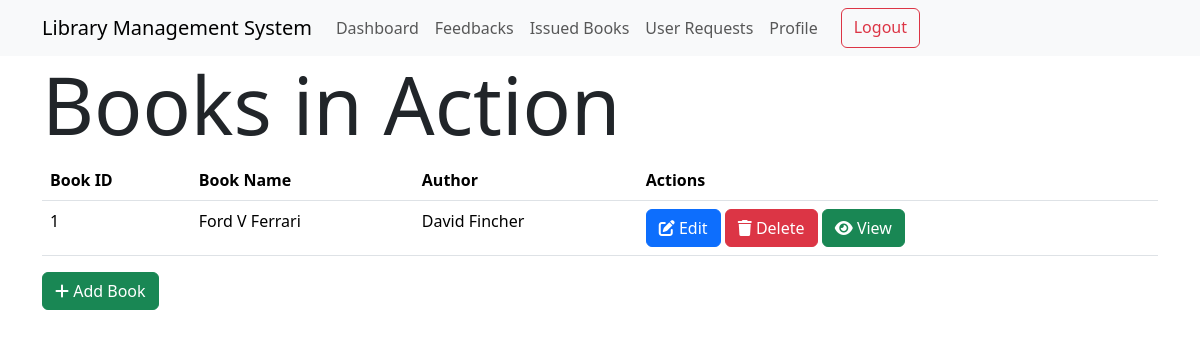
The app's page /section/1/ (signed in), older data.
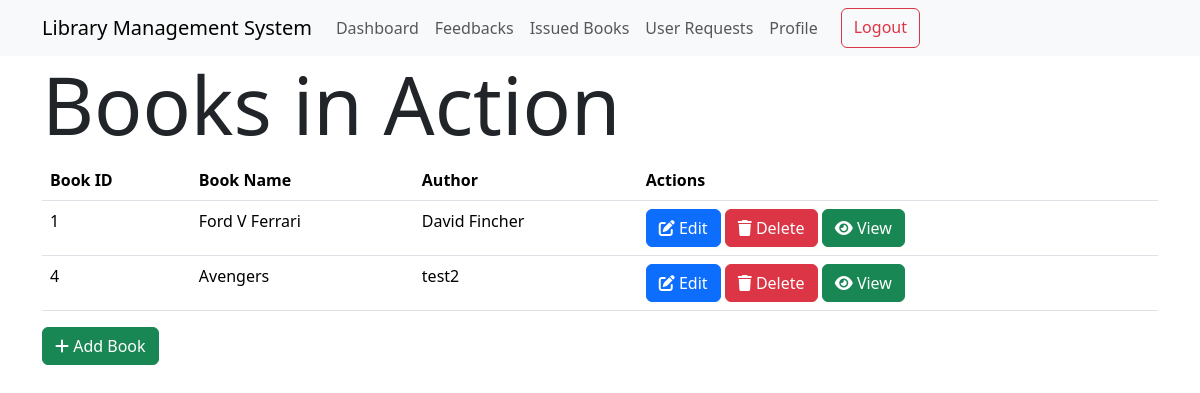
The same page, newer data.
### models.py (models this page shows)
class Books(db.Model):
    id = db.Column(db.Integer, primary_key=True)
    name = db.Column(db.String(64), nullable=False)
    content = db.Column(db.Text, nullable=False)
    author = db.Column(db.String(64), nullable=False)
    date_issued = db.Column(db.Date)  # null as it'll be filled during issuance
    return_date = db.Column(db.Date)  # null as it'll be filled during issuance
    section_id = db.Column(db.Integer, db.ForeignKey("section.id"), nullable=False)
    carts = db.relationship("Cart", backref="book", lazy=True)
    issued = db.relationship(
        "Issued", backref="books", lazy=True, cascade="all, delete-orphan"
    )

### routes.py (the view)
@app.route("/section/<int:id>/")
@admin_required
def show_section(id):
    section = Section.query.get(id)
    if not section:
        flash("Section does not exist")
        return redirect(url_for("admin"))
    return render_template("/section/show.html", section=section)

### routes.py (called while the page is built)
def admin_required(func):
    @wraps(func)
    def inner(*args, **kwargs):
        if "user_id" not in session:
            return redirect(url_for("login"))
        user = User.query.get(session["user_id"])
        if not user.is_admin:
            flash("You are not authorized to access this page")
            return redirect(url_for("index"))
        return func(*args, **kwargs)
    return inner

### templates/section/show.html (shortened to what this page needs)
{% extends 'layout.html' %}
{% block content %}
<h1 class="display-1">
    Books in {{section.name}}
</h1>
<table class="table">
    <thead>
        <tr>
            <th>Book ID</th>
            <th>Book Name</th>
            <th>Author</th>
            <th>Actions</th>
        </tr>
    </thead>
    <tbody>
        {% for book in section.books %}
        <tr>
            <td>{{book.id}}</td>
            <td>{{book.name}}</td>
            <td>{{book.author}}</td>
            <td>
                <a href="{{url_for('edit_book', id=book.id)}}" class="btn btn-primary">
                    <i class="fas fa-edit"></i>
                    Edit
                </a>
                <a href="{{url_for('delete_book', id=book.id)}}" class="btn btn-danger">
                    <i class="fas fa-trash"></i>
                    Delete
                </a>
                <form action="{{url_for('read_book', id=book.id)}}" method="POST" style="display: inline;">
                    <button class=" btn btn-success">
                        <i class="fa fa-eye" aria-hidden="true"></i>
                        View
                    </button>
                </form>
            </td>
        </tr>
        {% endfor %}
    </tbody>
</table>
<a href="{{url_for('add_book', section_id=section.id)}}" class="btn btn-success">
    <i class="fas fa-plus"></i>
    Add Book
</a>
{% endblock %}

Row changes from the older to the newer data that the page shows:
added Books: id "4", name "Avengers", author "test2"
